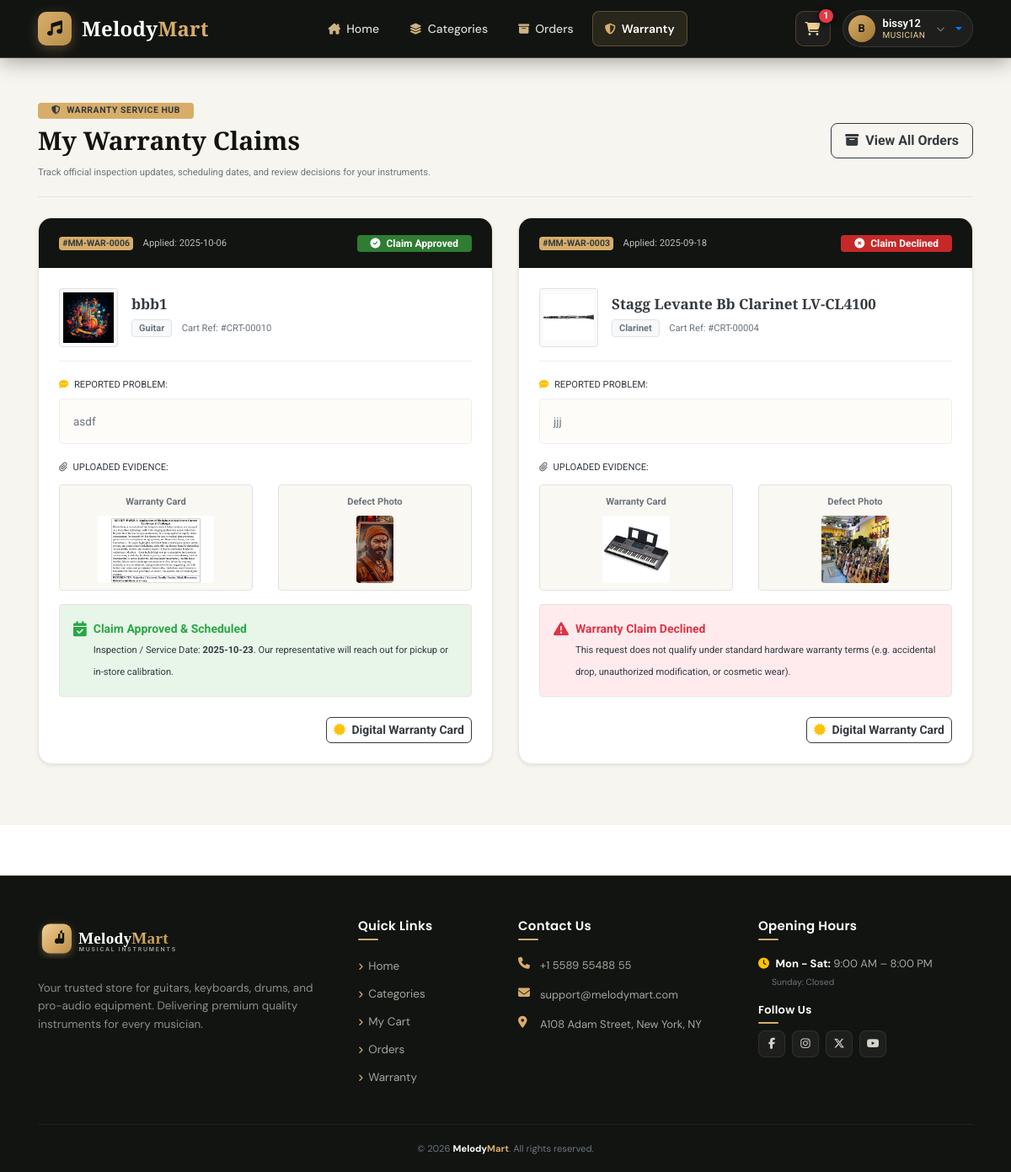
Screenshot of /Customer/warrantyview.php (signed in) with the database file from the repository.
### tables this page shows
CREATE TABLE IF NOT EXISTS `tbl_warranty` (
  `warranty_id` int NOT NULL AUTO_INCREMENT,
  `customer_id` int NOT NULL,
  `cart_id` int NOT NULL,
  `applydate` date NOT NULL,
  `wimg` varchar(50) NOT NULL,
  `issuedesc` varchar(500) NOT NULL,
  `prod_img` varchar(50) NOT NULL,
  `wstatus` varchar(50) NOT NULL,
  `responsedate` date DEFAULT NULL,
  PRIMARY KEY (`warranty_id`),
  KEY `idx_warranty_cart` (`cart_id`),
  KEY `idx_warranty_customer` (`customer_id`)
);

CREATE TABLE IF NOT EXISTS `tbl_product` (
  `product_id` int NOT NULL AUTO_INCREMENT,
  `product_name` varchar(50) NOT NULL,
  `subcat` int NOT NULL,
  `amount` decimal(10,2) NOT NULL DEFAULT '0.00',
  `image` varchar(50) NOT NULL,
  `stock` int NOT NULL,
  `pstatus` varchar(50) NOT NULL DEFAULT 'available',
  `brand` varchar(50) NOT NULL,
  `description` text,
  `subcategory_id` int GENERATED ALWAYS AS (`subcat`) VIRTUAL,
  PRIMARY KEY (`product_id`),
  KEY `idx_product_subcat` (`subcat`)
);

CREATE TABLE IF NOT EXISTS `tbl_subcategory` (
  `subcategory_id` int NOT NULL AUTO_INCREMENT,
  `name` varchar(200) NOT NULL,
  `image` varchar(255) NOT NULL,
  `description` text NOT NULL,
  `category_id` int NOT NULL,
  PRIMARY KEY (`subcategory_id`),
  KEY `category_id` (`category_id`)
);

### dboperation.php (called while the page is built, shortened)
<?php
if (!class_exists('dboperation')) {
    class dboperation
    {
        public $con, $res;
        function __construct()
        {
            $this->con = mysqli_connect("localhost", "root", "", "db_orchestraone");
        }
        public function executequery($sql)
        {
            $this->res = mysqli_query($this->con, $sql);
            return $this->res;
        }
    }
}
?>

### Customer/warrantyview.php (the view, shortened to what this page needs)
<?php
include("header.php");
include_once("../dboperation.php");
$obj = new dboperation();
$customerid = (int)$_SESSION['customer_id'];
$sql = "SELECT w.*, c.cart_date, c.quantity, c.totalamount, p.product_name, p.image AS prod_original_img, sub.name AS subcat_name
        FROM tbl_warranty w
        INNER JOIN tbl_cart c ON c.cart_id = w.cart_id
        INNER JOIN tbl_product p ON p.product_id = c.product_id
        LEFT JOIN tbl_subcategory sub ON sub.subcategory_id = p.subcat
        WHERE w.customer_id = '$customerid'
        ORDER BY w.warranty_id DESC";
$res = $obj->executequery($sql);
$claimsCount = ($res) ? mysqli_num_rows($res) : 0;
?>
<div class="warranty-view-wrapper py-5" style="background: #f7f5ef; min-height: 85vh;">
    <div class="container">
        <div class="d-flex justify-content-between align-items-center mb-4 flex-wrap pb-3 border-bottom" style="border-color: #e8e5dc !important;">
            <div>
                <span class="badge badge-warning px-3 py-1 mb-1 text-dark font-weight-bold" style="background: #d7ad69; letter-spacing: 0.5px;">
                    <i class="fa-solid fa-shield-halved mr-1"></i> WARRANTY SERVICE HUB
                </span>
                <h2 style="font-family: 'Playfair Display', Georgia, serif; font-weight: 700; color: #121411; margin-top: 4px;">
                    My Warranty Claims
                </h2>
                <p class="text-muted small mb-0">Track official inspection updates, scheduling dates, and review decisions for your instruments.</p>
            </div>
            <div class="mt-2 mt-md-0">
                <a href="vieworders.php" class="btn btn-outline-dark font-weight-bold px-3 py-2" style="border-radius: 8px;">
                    <i class="fa-solid fa-box-archive mr-1"></i> View All Orders
                </a>
            </div>
        </div>
        <?php if ($claimsCount > 0): ?>
            <div class="row">
                <?php while ($r = mysqli_fetch_array($res)):
                    $wstatus = strtolower($r["wstatus"]);
                ?>
                    <div class="col-lg-6 mb-4">
                        <div class="card shadow-sm border-0 h-100" style="border-radius: 16px; overflow: hidden; border: 1px solid #e8e5dc !important; background: #ffffff;">
                            <div class="card-header py-3 px-4 d-flex justify-content-between align-items-center flex-wrap" style="background: #121411; color: #ffffff;">
                                <div>
                                    <span class="badge badge-warning text-dark font-weight-bold mr-2" style="background: #d7ad69;">
                                        #MM-WAR-<?php echo str_pad($r['warranty_id'], 4, '0', STR_PAD_LEFT); ?>
                                    </span>
                                    <span class="small text-muted" style="color: #bbb !important;">
                                        Applied: <?php echo htmlspecialchars($r["applydate"]); ?>
                                    </span>
                                </div>
                                <div class="mt-2 mt-sm-0">
                                    <?php if ($wstatus === 'accepted'): ?>
                                        <span class="badge badge-success px-3 py-1 font-weight-bold" style="background: #2e7d32; font-size: 12px;">
                                            <i class="fa-solid fa-circle-check mr-1"></i> Claim Approved
                                        </span>
                                    <?php elseif ($wstatus === 'rejected'): ?>
                                        <span class="badge badge-danger px-3 py-1 font-weight-bold" style="background: #c62828; font-size: 12px;">
                                            <i class="fa-solid fa-circle-xmark mr-1"></i> Claim Declined
                                        </span>
                                    <?php else: ?>
                                        <span class="badge badge-warning px-3 py-1 font-weight-bold text-dark" style="background: #ffb300; font-size: 12px;">
                                            <i class="fa-solid fa-clock-rotate-left mr-1"></i> Under Review
                                        </span>
                                    <?php endif; ?>
                                </div>
                            </div>
                            <div class="card-body p-4">
                                <div class="d-flex align-items-center pb-3 mb-3 border-bottom" style="border-color: #f0ede6 !important;">
                                    <img src="../uploads/<?php echo htmlspecialchars($r['prod_original_img']); ?>"
                                         alt="<?php echo htmlspecialchars($r['product_name']); ?>"
                                         class="rounded border mr-3"
                                         style="width: 70px; height: 70px; object-fit: contain; background: #fafafa; padding: 4px;"
                                         onerror="this.src='../Guest/ins.jpg'">
                                    <div>
                                        <h5 class="font-weight-bold text-dark mb-1" style="font-family: 'Playfair Display', Georgia, serif; font-size: 17px;">
                                            <?php echo htmlspecialchars($r["product_name"]); ?>
                                        </h5>
                                        <?php if (!empty($r['subcat_name'])): ?>
                                            <span class="badge badge-light border text-muted px-2 py-1" style="font-size: 11px;">
                                                <?php echo htmlspecialchars($r['subcat_name']); ?>
                                            </span>
                                        <?php endif; ?>
                                        <span class="small text-muted ml-2">
                                            Cart Ref: #CRT-<?php echo str_pad($r['cart_id'], 5, '0', STR_PAD_LEFT); ?>
                                        </span>
                                    </div>
                                </div>
                                <div class="mb-3">
                                    <strong class="text-dark small text-uppercase d-block mb-1">
                                        <i class="fa-solid fa-comment-dots text-warning mr-1"></i> Reported Problem:
                                    </strong>
                                    <p class="mb-0 text-muted p-3 rounded" style="background: #fdfcf9; border: 1px solid #eee; font-size: 13.5px; line-height: 1.5;">
                                        <?php echo nl2br(htmlspecialchars($r["issuedesc"])); ?>
                                    </p>
                                </div>
                                <div class="mb-3">
                                    <strong class="text-dark small text-uppercase d-block mb-2">
                                        <i class="fa-solid fa-paperclip text-muted mr-1"></i> Uploaded Evidence:
                                    </strong>
                                    <div class="row">
                                        <div class="col-6">
                                            <div class="evidence-box text-center p-2 rounded border" style="background: #faf8f2;">
                                                <span class="d-block small font-weight-bold text-muted mb-1">Warranty Card</span>
                                                <a href="../uploads/<?php echo htmlspecialchars($r['wimg']); ?>" target="_blank" title="Click to view full image">
                                                    <img src="../uploads/<?php echo htmlspecialchars($r['wimg']); ?>"
                                                         alt="Warranty Card"
                                                         class="img-fluid rounded"
                                                         style="max-height: 80px; object-fit: cover;"
                                                         onerror="this.src='../Guest/ins.jpg'">
                                                </a>
                                            </div>
                                        </div>
                                        <div class="col-6">
                                            <div class="evidence-box text-center p-2 rounded border" style="background: #faf8f2;">
                                                <span class="d-block small font-weight-bold text-muted mb-1">Defect Photo</span>
                                                <a href="../uploads/<?php echo htmlspecialchars($r['prod_img']); ?>" target="_blank" title="Click to view full image">
                                                    <img src="../uploads/<?php echo htmlspecialchars($r['prod_img']); ?>"
                                                         alt="Defect Photo"
                                                         class="img-fluid rounded"
                                                         style="max-height: 80px; object-fit: cover;"
                                                         onerror="this.src='../Guest/ins.jpg'">
                                                </a>
                                            </div>
                                        </div>
                                    </div>
                                </div>
                                <div class="resolution-box mt-3 p-3 rounded" style="border: 1px solid #e8e5dc; background: <?php echo ($wstatus === 'accepted') ? '#e8f5e9' : (($wstatus === 'rejected') ? '#ffebee' : '#fffde7'); ?>;">
                                    <?php if ($wstatus === 'accepted'): ?>
                                        <div class="d-flex align-items-start">
                                            <i class="fa-solid fa-calendar-check text-success mr-2 mt-1" style="font-size: 18px;"></i>
                                            <div>
                                                <strong class="text-success d-block">Claim Approved &amp; Scheduled</strong>
                                                <span class="small text-dark">
                                                    Inspection / Service Date: <strong><?php echo htmlspecialchars($r["responsedate"] ?: "Contacting Customer"); ?></strong>.
                                                    Our representative will reach out for pickup or in-store calibration.
                                                </span>
                                            </div>
                                        </div>
                                    <?php elseif ($wstatus === 'rejected'): ?>
                                        <div class="d-flex align-items-start">
                                            <i class="fa-solid fa-triangle-exclamation text-danger mr-2 mt-1" style="font-size: 18px;"></i>
                                            <div>
                                                <strong class="text-danger d-block">Warranty Claim Declined</strong>
                                                <span class="small text-dark">
                                                    This request does not qualify under standard hardware warranty terms (e.g. accidental drop, unauthorized modification, or cosmetic wear).
                                                </span>
                                            </div>
                                        </div>
                                    <?php endif; ?>
                                </div>
                                <div class="mt-3 pt-2 text-right">
                                    <a href="warrantycard.php?cartid=<?php echo (int)$r['cart_id']; ?>" target="_blank" class="btn btn-sm btn-outline-dark font-weight-bold" style="border-radius: 6px;">
                                        <i class="fa-solid fa-certificate text-warning mr-1"></i> Digital Warranty Card
                                    </a>
                                </div>
                            </div>
                        </div>
                    </div>
                <?php endwhile; ?>
            </div>
        <?php endif; ?>
    </div>
</div>
<?php include("footer.php"); ?>

### Customer/css/customer-theme.css (style rules this page uses)
:root { --mm-dark: #121411; --mm-dark-soft: #1a1d18; --mm-dark-elevated: #242822; --mm-dark-card: #171a15; --mm-gold: #d7ad69; --mm-gold-light: #efcf96; --mm-gold-dark: #b88f4b; --mm-cream: #f7f5ef; --mm-cream-dark: #ede9dc; --mm-white: #ffffff; --mm-muted: #77796f; --mm-muted-light: #a4a69e; --mm-text: #272a25; --mm-border: #e8e5dc; --mm-border-dark: rgba(255, 255, 255, 0.08); --mm-border-gold: rgba(215, 173, 105, 0.3); --mm-font-body: 'DM Sans', -apple-system, BlinkMacSystemFont, "Segoe UI", Roboto, sans-serif; --mm-font-heading: 'Playfair Display', Georgia, serif; --mm-shadow-sm: 0 4px 12px rgba(18, 20, 17, 0.05); --mm-shadow-md: 0 10px 30px rgba(18, 20, 17, 0.08); --mm-shadow-lg: 0 18px 45px rgba(18, 20, 17, 0.12); }

### rows the page displays
tbl_warranty: warranty_id "0006", applydate "2025-10-06", wstatus "accepted" (drawn), tbl_product.image (picture), tbl_product.product_name "bbb1", tbl_subcategory.name "Guitar", cart "00010", issuedesc "asdf", wimg (picture), prod_img (picture), responsedate "2025-10-23"
tbl_warranty: warranty_id "0003", applydate "2025-09-18", wstatus "rejected" (drawn), tbl_product.image (picture), tbl_product.product_name "Stagg Levante Bb Clarinet LV-CL4100", tbl_subcategory.name "Clarinet", cart "00004", issuedesc "jjj", wimg (picture), prod_img (picture)

### other values shown
$cartCount "1"
$activeCustomerInitial "B"
$activeCustomerName "bissy12"
